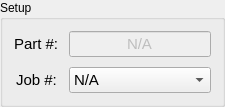
     <widget class="QGroupBox" name="groupBox">
      <property name="sizePolicy">
       <sizepolicy hsizetype="Preferred" vsizetype="Preferred">
        <horstretch>0</horstretch>
        <verstretch>0</verstretch>
       </sizepolicy>
      </property>
      <property name="title">
       <string>Setup</string>
      </property>
      <layout class="QHBoxLayout" name="horizontalLayout_3">
       <item>
        <layout class="QFormLayout" name="formLayout">
         <property name="labelAlignment">
          <set>Qt::AlignCenter</set>
         </property>
         <property name="formAlignment">
          <set>Qt::AlignLeading|Qt::AlignLeft|Qt::AlignTop</set>
         </property>
         <property name="horizontalSpacing">
          <number>10</number>
         </property>
         <property name="verticalSpacing">
          <number>10</number>
         </property>
         <item row="0" column="0">
          <widget class="QLabel" name="PartNumberLabel">
           <property name="font">
            <font>
             <pointsize>11</pointsize>
            </font>
           </property>
           <property name="text">
            <string>Part #:</string>
           </property>
          </widget>
         </item>
         <item row="1" column="0">
          <widget class="QLabel" name="JobNumberLabel">
           <property name="font">
            <font>
             <pointsize>11</pointsize>
            </font>
           </property>
           <property name="text">
            <string>Job #:</string>
           </property>
          </widget>
         </item>
         <item row="1" column="1">
          <widget class="QComboBox" name="JobNumberComboBox">
           <property name="font">
            <font>
             <pointsize>11</pointsize>
            </font>
           </property>
           <item>
            <property name="text">
             <string>N/A</string>
            </property>
           </item>
          </widget>
         </item>
         <item row="0" column="1">
          <widget class="QLineEdit" name="PartNumberLineEdit">
           <property name="enabled">
            <bool>false</bool>
           </property>
           <property name="sizePolicy">
            <sizepolicy hsizetype="Preferred" vsizetype="Preferred">
             <horstretch>0</horstretch>
             <verstretch>0</verstretch>
            </sizepolicy>
           </property>
           <property name="font">
            <font>
             <pointsize>11</pointsize>
            </font>
           </property>
           <property name="text">
            <string>N/A</string>
           </property>
           <property name="alignment">
            <set>Qt::AlignCenter</set>
           </property>
          </widget>
         </item>
        </layout>
       </item>
      </layout>
     </widget>
